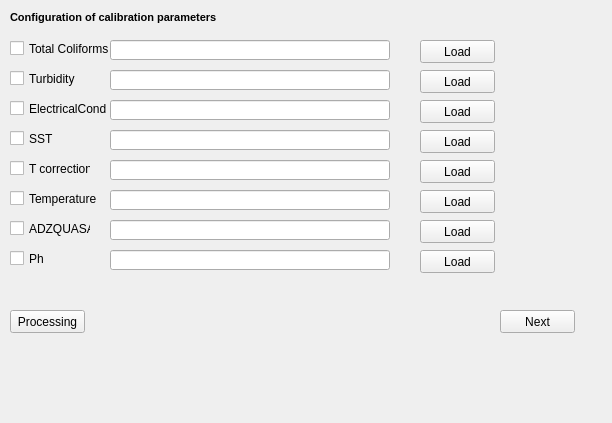
            <widget class="QWidget" name="page_9">
             <property name="geometry">
              <rect>
               <x>0</x>
               <y>0</y>
               <width>612</width>
               <height>423</height>
              </rect>
             </property>
             <attribute name="label">
              <string>Step 9 - Calibration Parms 2</string>
             </attribute>
             <widget class="QLineEdit" name="Path_Excel_Conductividad">
              <property name="geometry">
               <rect>
                <x>110</x>
                <y>100</y>
                <width>280</width>
                <height>20</height>
               </rect>
              </property>
             </widget>
             <widget class="QPushButton" name="Button_Load_T_Correction">
              <property name="geometry">
               <rect>
                <x>420</x>
                <y>160</y>
                <width>75</width>
                <height>23</height>
               </rect>
              </property>
              <property name="text">
               <string>Load</string>
              </property>
             </widget>
             <widget class="QPushButton" name="Button_Load_Conductividad">
              <property name="geometry">
               <rect>
                <x>420</x>
                <y>100</y>
                <width>75</width>
                <height>23</height>
               </rect>
              </property>
              <property name="text">
               <string>Load</string>
              </property>
             </widget>
             <widget class="QLineEdit" name="Path_Excel_T_Correction">
              <property name="geometry">
               <rect>
                <x>110</x>
                <y>160</y>
                <width>280</width>
                <height>20</height>
               </rect>
              </property>
             </widget>
             <widget class="QLabel" name="label_39">
              <property name="geometry">
               <rect>
                <x>10</x>
                <y>10</y>
                <width>351</width>
                <height>16</height>
               </rect>
              </property>
              <property name="font">
               <font>
                <pointsize>8</pointsize>
                <weight>75</weight>
                <bold>true</bold>
               </font>
              </property>
              <property name="text">
               <string>&lt;html&gt;&lt;head/&gt;&lt;body&gt;&lt;p&gt;Configuration of calibration parameters&lt;/p&gt;&lt;/body&gt;&lt;/html&gt;</string>
              </property>
             </widget>
             <widget class="QLineEdit" name="Path_Excel_Turbidity">
              <property name="geometry">
               <rect>
                <x>110</x>
                <y>70</y>
                <width>280</width>
                <height>20</height>
               </rect>
              </property>
             </widget>
             <widget class="QPushButton" name="Button_Load_ADZQUASAR">
              <property name="geometry">
               <rect>
                <x>420</x>
                <y>220</y>
                <width>75</width>
                <height>23</height>
               </rect>
              </property>
              <property name="text">
               <string>Load</string>
              </property>
             </widget>
             <widget class="QLineEdit" name="Path_Excel_ADZQUASAR">
              <property name="geometry">
               <rect>
                <x>110</x>
                <y>220</y>
                <width>280</width>
                <height>20</height>
               </rect>
              </property>
             </widget>
             <widget class="QLineEdit" name="Path_Excel_Tcoliforms">
              <property name="geometry">
               <rect>
                <x>110</x>
                <y>40</y>
                <width>280</width>
                <height>20</height>
               </rect>
              </property>
             </widget>
             <widget class="QCheckBox" name="Check_T_Correction">
              <property name="geometry">
               <rect>
                <x>10</x>
                <y>160</y>
                <width>81</width>
                <height>17</height>
               </rect>
              </property>
              <property name="text">
               <string>T correction</string>
              </property>
             </widget>
             <widget class="QCheckBox" name="Check_Temperature">
              <property name="geometry">
               <rect>
                <x>10</x>
                <y>190</y>
                <width>91</width>
                <height>17</height>
               </rect>
              </property>
              <property name="text">
               <string>Temperature</string>
              </property>
             </widget>
             <widget class="QCheckBox" name="Check_Tcoliforms">
              <property name="geometry">
               <rect>
                <x>10</x>
                <y>40</y>
                <width>101</width>
                <height>17</height>
               </rect>
              </property>
              <property name="text">
               <string>Total Coliforms</string>
              </property>
             </widget>
             <widget class="QPushButton" name="Button_Load_Ph">
              <property name="geometry">
               <rect>
                <x>420</x>
                <y>250</y>
                <width>75</width>
                <height>23</height>
               </rect>
              </property>
              <property name="text">
               <string>Load</string>
              </property>
             </widget>
             <widget class="QPushButton" name="Button_Load_Turbidity">
              <property name="geometry">
               <rect>
                <x>420</x>
                <y>70</y>
                <width>75</width>
                <height>23</height>
               </rect>
              </property>
              <property name="text">
               <string>Load</string>
              </property>
             </widget>
             <widget class="QCheckBox" name="Check_Conductividad">
              <property name="geometry">
               <rect>
                <x>10</x>
                <y>100</y>
                <width>101</width>
                <height>17</height>
               </rect>
              </property>
              <property name="text">
               <string>ElectricalCond</string>
              </property>
             </widget>
             <widget class="QLineEdit" name="Path_Excel_SST">
              <property name="geometry">
               <rect>
                <x>110</x>
                <y>130</y>
                <width>280</width>
                <height>20</height>
               </rect>
              </property>
             </widget>
             <widget class="QPushButton" name="Button_Load_SST">
              <property name="geometry">
               <rect>
                <x>420</x>
                <y>130</y>
                <width>75</width>
                <height>23</height>
               </rect>
              </property>
              <property name="text">
               <string>Load</string>
              </property>
             </widget>
             <widget class="QPushButton" name="Button_Load_Tcoliforms">
              <property name="geometry">
               <rect>
                <x>420</x>
                <y>40</y>
                <width>75</width>
                <height>23</height>
               </rect>
              </property>
              <property name="text">
               <string>Load</string>
              </property>
             </widget>
             <widget class="QLineEdit" name="Path_Excel_Ph">
              <property name="geometry">
               <rect>
                <x>110</x>
                <y>250</y>
                <width>280</width>
                <height>20</height>
               </rect>
              </property>
             </widget>
             <widget class="QPushButton" name="Button_Load_Temperature">
              <property name="geometry">
               <rect>
                <x>420</x>
                <y>190</y>
                <width>75</width>
                <height>23</height>
               </rect>
              </property>
              <property name="text">
               <string>Load</string>
              </property>
             </widget>
             <widget class="QCheckBox" name="Check_SST">
              <property name="geometry">
               <rect>
                <x>10</x>
                <y>130</y>
                <width>70</width>
                <height>17</height>
               </rect>
              </property>
              <property name="text">
               <string>SST</string>
              </property>
             </widget>
             <widget class="QCheckBox" name="Check_ADZQUASAR">
              <property name="geometry">
               <rect>
                <x>10</x>
                <y>220</y>
                <width>81</width>
                <height>17</height>
               </rect>
              </property>
              <property name="text">
               <string>ADZQUASAR</string>
              </property>
             </widget>
             <widget class="QPushButton" name="Button_Step_10">
              <property name="geometry">
               <rect>
                <x>500</x>
                <y>310</y>
                <width>75</width>
                <height>23</height>
               </rect>
              </property>
              <property name="text">
               <string>Next</string>
              </property>
             </widget>
             <widget class="QCheckBox" name="Check_Ph">
              <property name="geometry">
               <rect>
                <x>10</x>
                <y>250</y>
                <width>81</width>
                <height>17</height>
               </rect>
              </property>
              <property name="text">
               <string>Ph</string>
              </property>
             </widget>
             <widget class="QPushButton" name="Button_Run_Parms_Cal_All">
              <property name="geometry">
               <rect>
                <x>10</x>
                <y>310</y>
                <width>75</width>
                <height>23</height>
               </rect>
              </property>
              <property name="text">
               <string>Processing</string>
              </property>
             </widget>
             <widget class="QLineEdit" name="Path_Excel_Temperature">
              <property name="geometry">
               <rect>
                <x>110</x>
                <y>190</y>
                <width>280</width>
                <height>20</height>
               </rect>
              </property>
             </widget>
             <widget class="QCheckBox" name="Check_Turbidity">
              <property name="geometry">
               <rect>
                <x>10</x>
                <y>70</y>
                <width>81</width>
                <height>17</height>
               </rect>
              </property>
              <property name="text">
               <string>Turbidity</string>
              </property>
             </widget>
            </widget>
